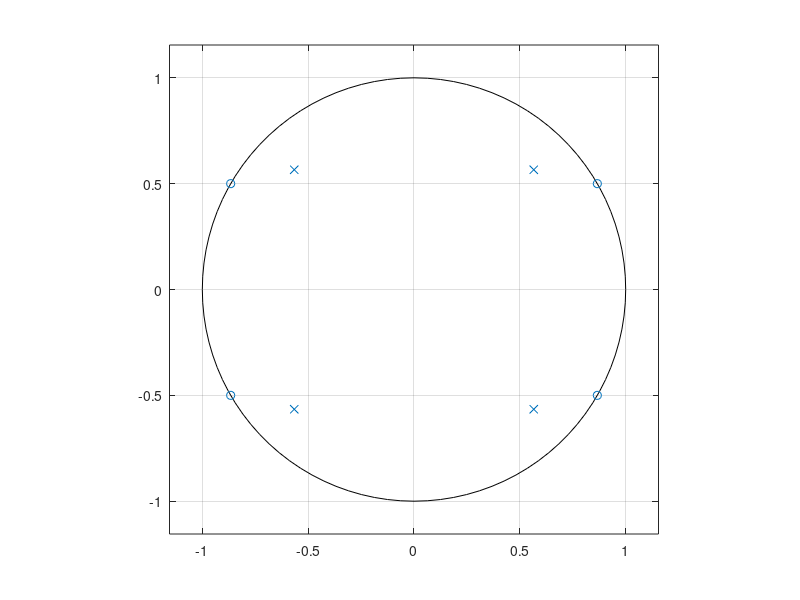
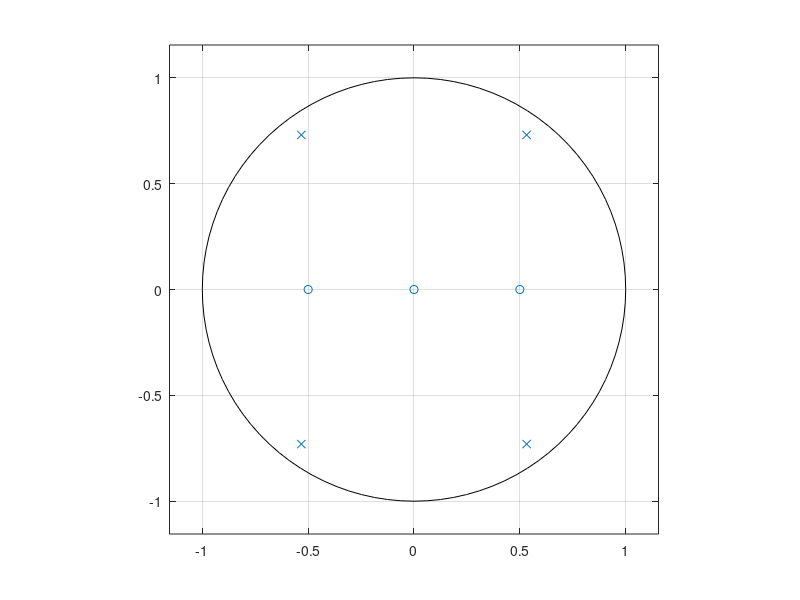

Reproduce these figures in MATLAB, in order.
clc
clear

figure(1)
b = [1 0 -(2^1/2) 0 1];
a = [1 0 0 0 0.4096];
zplane(b,a); grid on

figure(2)
d = [0 -3 0 3/4 0];
c = [3 0 3/2 0 2];
zplane(d,c); grid on;
